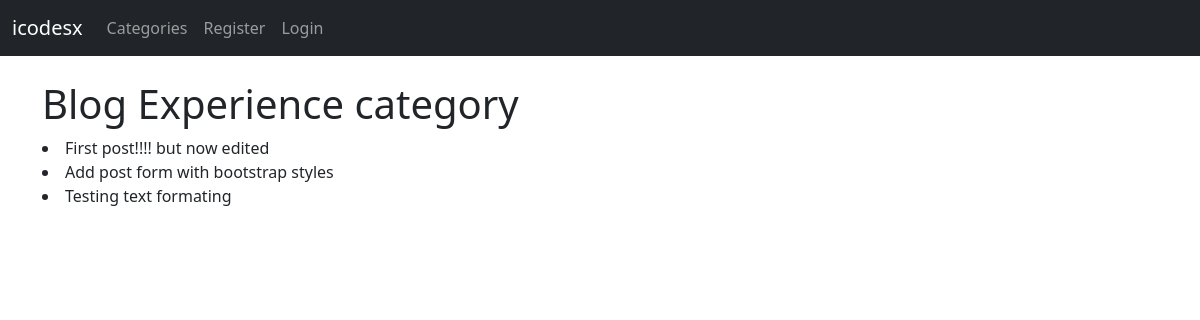
/category/blog-experience, run on an earlier commit of the app's database.
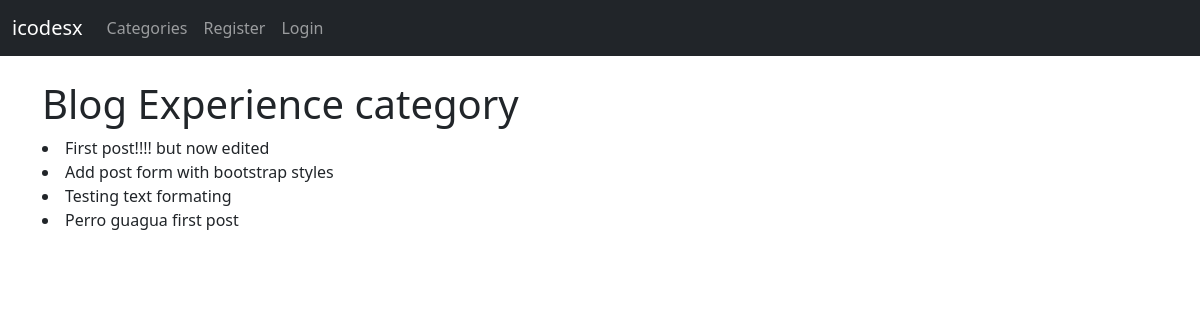
And on a later commit of the database.
### blogapp/models.py (models this page shows, shortened)
class Post(models.Model):
    title = models.CharField(max_length=255)
    title_tag = models.CharField(max_length=255)
    author = models.ForeignKey(User, on_delete=models.CASCADE)
    body = models.TextField()
    post_date = models.DateField(auto_now_add=True)
    category = models.CharField(max_length=255, default='Blog experience')
    likes = models.ManyToManyField(User, related_name='blog_posts')

### blogapp/views.py (the view)
def CategoryView(request, cats):
    category_posts = Post.objects.filter(category=cats.replace('-', ' '))
    return render(request, 'categories.html', {'cats': cats.title().replace('-', ' '), 'category_posts': category_posts})

### blogapp/templates/categories.html
{% extends 'base.html' %}
{% block content %}
    {% if category_posts %}
        <h1>{{ cats }} category</h1>
            {% for post in category_posts %}
                <li>
                    {{ post.title }}
                </li>
            {% endfor %}
    {% else %}
        <div class="alert alert-warning" role="alert">
            Sorry! This page doesn't exist
        </div>
    {% endif %}
{% endblock %}

What changed in the data, as far as the page shows it:
added Post: title "Perro guagua first post"
